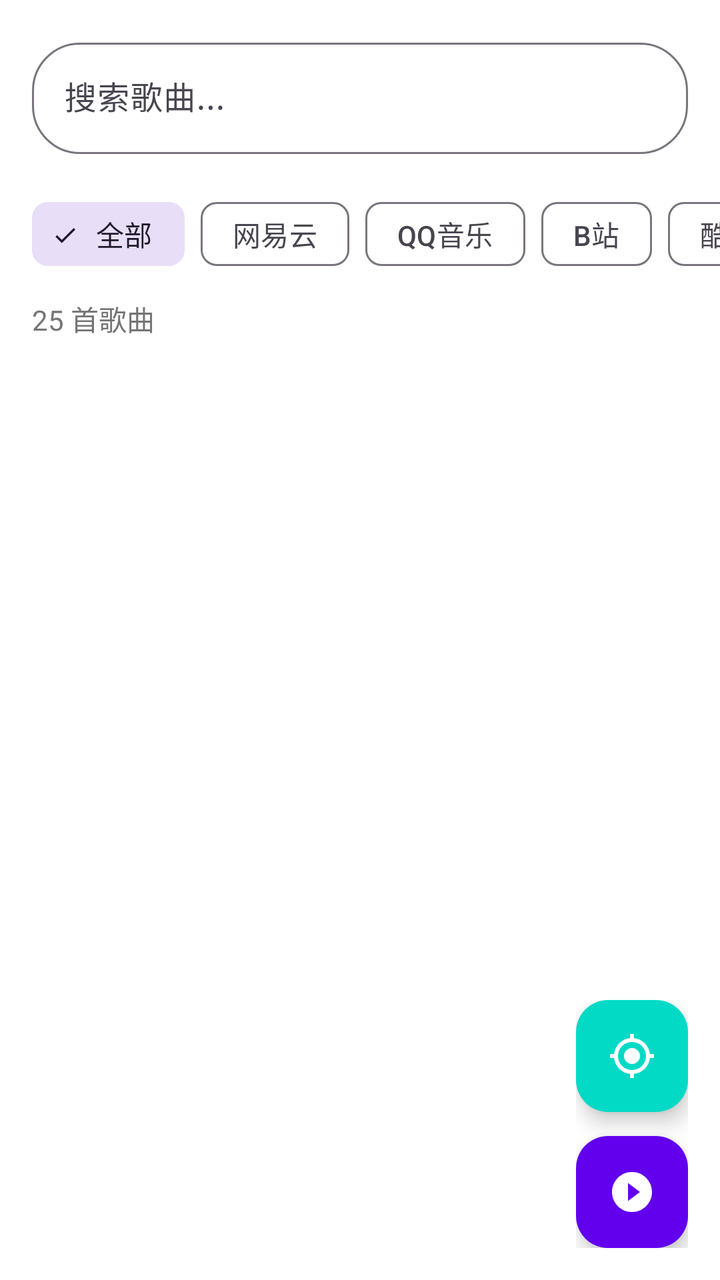
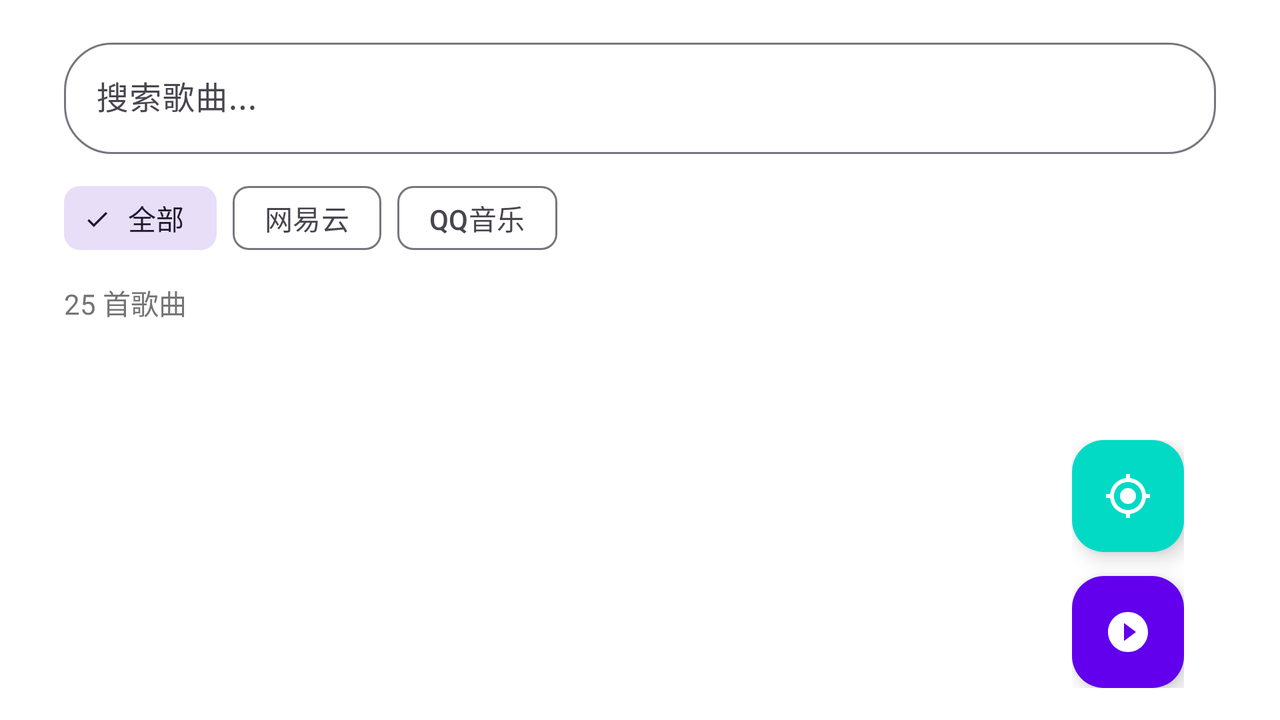

First picture: res/layout/ on a phone held upright. Second picture: the repository's own variant of that layout, on a device whose configuration matches the variant's folder. Source for both follows.
<!-- AndroidManifest.xml: application theme Theme.MusicHub -->
<!-- res/layout/fragment_library.xml -->
<?xml version="1.0" encoding="utf-8"?>
<androidx.coordinatorlayout.widget.CoordinatorLayout xmlns:android="http://schemas.android.com/apk/res/android"
    xmlns:app="http://schemas.android.com/apk/res-auto"
    xmlns:tools="http://schemas.android.com/tools"
    android:layout_width="match_parent"
    android:layout_height="match_parent">

    <LinearLayout
        android:layout_width="match_parent"
        android:layout_height="match_parent"
        android:orientation="vertical">

        
        <com.google.android.material.textfield.TextInputLayout
            android:layout_width="match_parent"
            android:layout_height="wrap_content"
            android:layout_margin="16dp"
            style="@style/Widget.Material3.TextInputLayout.OutlinedBox"
            app:startIconDrawable="@drawable/ic_search"
            app:boxCornerRadiusTopStart="24dp"
            app:boxCornerRadiusTopEnd="24dp"
            app:boxCornerRadiusBottomStart="24dp"
            app:boxCornerRadiusBottomEnd="24dp">

            <com.google.android.material.textfield.TextInputEditText
                android:id="@+id/etSearch"
                android:layout_width="match_parent"
                android:layout_height="wrap_content"
                android:hint="@string/search_songs_cn"
                android:inputType="text"
                android:maxLines="1" />

        </com.google.android.material.textfield.TextInputLayout>

        
        <HorizontalScrollView
            android:layout_width="match_parent"
            android:layout_height="wrap_content"
            android:paddingStart="16dp"
            android:paddingEnd="16dp"
            android:clipToPadding="false"
            android:scrollbars="none">

            <com.google.android.material.chip.ChipGroup
                android:id="@+id/chipGroupFilter"
                android:layout_width="wrap_content"
                android:layout_height="wrap_content"
                app:singleSelection="true">

                <com.google.android.material.chip.Chip
                    android:id="@+id/chipAll"
                    android:layout_width="wrap_content"
                    android:layout_height="wrap_content"
                    android:text="全部"
                    style="@style/Widget.Material3.Chip.Filter"
                    android:checked="true" />

                <com.google.android.material.chip.Chip
                    android:id="@+id/chipNetease"
                    android:layout_width="wrap_content"
                    android:layout_height="wrap_content"
                    android:text="@string/platform_netease_cn"
                    style="@style/Widget.Material3.Chip.Filter" />

                <com.google.android.material.chip.Chip
                    android:id="@+id/chipQQMusic"
                    android:layout_width="wrap_content"
                    android:layout_height="wrap_content"
                    android:text="@string/platform_qqmusic_cn"
                    style="@style/Widget.Material3.Chip.Filter" />

                <com.google.android.material.chip.Chip
                    android:id="@+id/chipBilibili"
                    android:layout_width="wrap_content"
                    android:layout_height="wrap_content"
                    android:text="@string/platform_bilibili_cn"
                    style="@style/Widget.Material3.Chip.Filter" />

                <com.google.android.material.chip.Chip
                    android:id="@+id/chipKugou"
                    android:layout_width="wrap_content"
                    android:layout_height="wrap_content"
                    android:text="@string/platform_kugou_cn"
                    style="@style/Widget.Material3.Chip.Filter" />

            </com.google.android.material.chip.ChipGroup>

        </HorizontalScrollView>

        
        <TextView
            android:id="@+id/tvSongCount"
            android:layout_width="wrap_content"
            android:layout_height="wrap_content"
            android:layout_marginStart="16dp"
            android:layout_marginTop="8dp"
            android:layout_marginBottom="8dp"
            android:textColor="@color/text_secondary"
            android:textSize="14sp"
            tools:text="25 首歌曲" />

        
        <androidx.recyclerview.widget.RecyclerView
            android:id="@+id/rvSongs"
            android:layout_width="match_parent"
            android:layout_height="0dp"
            android:layout_weight="1"
            tools:listitem="@layout/item_song" />

        
        <LinearLayout
            android:id="@+id/emptyState"
            android:layout_width="match_parent"
            android:layout_height="0dp"
            android:layout_weight="1"
            android:orientation="vertical"
            android:gravity="center"
            android:visibility="gone">

            <ImageView
                android:layout_width="96dp"
                android:layout_height="96dp"
                android:src="@drawable/ic_music_note"
                android:alpha="0.3"
                android:contentDescription="@null" />

            <TextView
                android:layout_width="wrap_content"
                android:layout_height="wrap_content"
                android:text="@string/no_songs_cn"
                android:textSize="16sp"
                android:textColor="@color/text_hint"
                android:layout_marginTop="16dp" />

            <com.google.android.material.button.MaterialButton
                android:id="@+id/btnAddFirstSong"
                android:layout_width="wrap_content"
                android:layout_height="wrap_content"
                android:text="@string/add_song_cn"
                android:layout_marginTop="16dp" />

        </LinearLayout>

    </LinearLayout>

    
    <LinearLayout
        android:layout_width="wrap_content"
        android:layout_height="wrap_content"
        android:layout_gravity="bottom|end"
        android:layout_marginEnd="16dp"
        android:layout_marginBottom="16dp"
        android:orientation="vertical"
        android:gravity="center_horizontal">

        
        <com.google.android.material.floatingactionbutton.FloatingActionButton
            android:id="@+id/fabLocate"
            android:layout_width="wrap_content"
            android:layout_height="wrap_content"
            android:layout_marginBottom="12dp"
            android:src="@drawable/ic_locate"
            app:fabSize="mini"
            app:backgroundTint="@color/secondary"
            app:tint="@android:color/white"
            android:contentDescription="@string/locate_current_song" />

        
        <com.google.android.material.floatingactionbutton.FloatingActionButton
            android:id="@+id/fabPlayAll"
            android:layout_width="wrap_content"
            android:layout_height="wrap_content"
            android:src="@drawable/ic_play_circle"
            app:backgroundTint="@color/primary"
            app:tint="@android:color/white"
            android:contentDescription="@string/play_all" />

    </LinearLayout>

</androidx.coordinatorlayout.widget.CoordinatorLayout>
<!-- resources referenced by this layout -->
<resources>
  <color name="primary">#6200EE</color>
  <color name="secondary">#03DAC6</color>
  <color name="text_hint">#9E9E9E</color>
  <color name="text_secondary">#757575</color>
  <!-- drawable ic_locate (drawable) -->
  <vector xmlns:android="http://schemas.android.com/apk/res/android"
      android:width="24dp"
      android:height="24dp"
      android:viewportWidth="24"
      android:viewportHeight="24">
      <path
          android:fillColor="#FF000000"
          android:pathData="M12,8c-2.21,0 -4,1.79 -4,4s1.79,4 4,4 4,-1.79 4,-4 -1.79,-4 -4,-4zM20.94,11c-0.46,-4.17 -3.77,-7.48 -7.94,-7.94V1h-2v2.06C6.83,3.52 3.52,6.83 3.06,11H1v2h2.06c0.46,4.17 3.77,7.48 7.94,7.94V23h2v-2.06c4.17,-0.46 7.48,-3.77 7.94,-7.94H23v-2h-2.06zM12,19c-3.87,0 -7,-3.13 -7,-7s3.13,-7 7,-7 7,3.13 7,7 -3.13,7 -7,7z"/>
  </vector>
  <!-- drawable ic_music_note (drawable) -->
  <?xml version="1.0" encoding="utf-8"?>
  <vector xmlns:android="http://schemas.android.com/apk/res/android"
      android:width="24dp"
      android:height="24dp"
      android:viewportWidth="24"
      android:viewportHeight="24">
      <path
          android:fillColor="#FF000000"
          android:pathData="M12,3v10.55c-0.59,-0.34 -1.27,-0.55 -2,-0.55c-2.21,0 -4,1.79 -4,4s1.79,4 4,4s4,-1.79 4,-4V7h4V3H12z"/>
  </vector>
  <!-- drawable ic_play_circle (drawable) -->
  <?xml version="1.0" encoding="utf-8"?>
  <vector xmlns:android="http://schemas.android.com/apk/res/android"
      android:width="24dp"
      android:height="24dp"
      android:viewportWidth="24"
      android:viewportHeight="24">
      <path
          android:fillColor="#FF000000"
          android:pathData="M12,2C6.48,2 2,6.48 2,12s4.48,10 10,10 10,-4.48 10,-10S17.52,2 12,2zM10,16.5v-9l6,4.5 -6,4.5z"/>
  </vector>
  <string name="add_song_cn">添加歌曲</string>
  <string name="locate_current_song">定位当前歌曲</string>
  <string name="no_songs_cn">曲库为空</string>
  <string name="platform_bilibili_cn">B站</string>
  <string name="platform_kugou_cn">酷狗</string>
  <string name="platform_netease_cn">网易云</string>
  <string name="platform_qqmusic_cn">QQ音乐</string>
  <string name="play_all">Play All</string>
  <string name="search_songs_cn">搜索歌曲...</string>
  <style name="Theme.MusicHub" parent="Theme.Material3.Light.NoActionBar">
          
          <item name="colorPrimary">@color/primary</item>
          <item name="colorPrimaryVariant">@color/primary_dark</item>
          <item name="colorOnPrimary">@android:color/white</item>
  
          
          <item name="colorSecondary">@color/secondary</item>
          <item name="colorSecondaryVariant">@color/secondary_variant</item>
          <item name="colorOnSecondary">@android:color/black</item>
  
          
          <item name="android:colorBackground">@color/background</item>
          <item name="colorSurface">@color/surface</item>
          <item name="colorOnSurface">@color/text_primary</item>
  
          
          <item name="android:statusBarColor">@color/primary_dark</item>
          <item name="android:navigationBarColor">@color/background</item>
  
          
          <item name="android:windowBackground">@color/background</item>
      </style>
  <color name="primary_dark">#3700B3</color>
  <color name="secondary_variant">#018786</color>
  <color name="background">#FFFFFF</color>
  <color name="surface">#FFFFFF</color>
  <color name="text_primary">#212121</color>
</resources>
<!-- res/layout-land/fragment_library.xml (the repository's variant of the layout above) -->
<!-- drawn on the phone turned sideways -->
<?xml version="1.0" encoding="utf-8"?>
<androidx.coordinatorlayout.widget.CoordinatorLayout xmlns:android="http://schemas.android.com/apk/res/android"
    xmlns:app="http://schemas.android.com/apk/res-auto"
    xmlns:tools="http://schemas.android.com/tools"
    android:layout_width="match_parent"
    android:layout_height="match_parent"
    android:fitsSystemWindows="false">

    <LinearLayout
        android:layout_width="match_parent"
        android:layout_height="match_parent"
        android:orientation="vertical"
        android:paddingStart="32dp"
        android:paddingEnd="32dp">

        <com.google.android.material.textfield.TextInputLayout
            android:layout_width="match_parent"
            android:layout_height="wrap_content"
            android:layout_marginTop="16dp"
            android:layout_marginBottom="8dp"
            style="@style/Widget.Material3.TextInputLayout.OutlinedBox"
            app:startIconDrawable="@drawable/ic_search"
            app:boxCornerRadiusTopStart="24dp"
            app:boxCornerRadiusTopEnd="24dp"
            app:boxCornerRadiusBottomStart="24dp"
            app:boxCornerRadiusBottomEnd="24dp">

            <com.google.android.material.textfield.TextInputEditText
                android:id="@+id/etSearch"
                android:layout_width="match_parent"
                android:layout_height="wrap_content"
                android:hint="@string/search_songs_cn"
                android:inputType="text"
                android:maxLines="1" />

        </com.google.android.material.textfield.TextInputLayout>

        <HorizontalScrollView
            android:layout_width="match_parent"
            android:layout_height="wrap_content"
            android:scrollbars="none">

            <com.google.android.material.chip.ChipGroup
                android:id="@+id/chipGroupFilter"
                android:layout_width="wrap_content"
                android:layout_height="wrap_content"
                app:singleSelection="true">

                <com.google.android.material.chip.Chip
                    android:id="@+id/chipAll"
                    android:layout_width="wrap_content"
                    android:layout_height="wrap_content"
                    android:text="全部"
                    style="@style/Widget.Material3.Chip.Filter"
                    android:checked="true" />

                <com.google.android.material.chip.Chip
                    android:id="@+id/chipNetease"
                    android:layout_width="wrap_content"
                    android:layout_height="wrap_content"
                    android:text="@string/platform_netease_cn"
                    style="@style/Widget.Material3.Chip.Filter" />

                <com.google.android.material.chip.Chip
                    android:id="@+id/chipQQMusic"
                    android:layout_width="wrap_content"
                    android:layout_height="wrap_content"
                    android:text="@string/platform_qqmusic_cn"
                    style="@style/Widget.Material3.Chip.Filter" />

            </com.google.android.material.chip.ChipGroup>

        </HorizontalScrollView>

        <TextView
            android:id="@+id/tvSongCount"
            android:layout_width="wrap_content"
            android:layout_height="wrap_content"
            android:layout_marginTop="8dp"
            android:layout_marginBottom="8dp"
            android:textColor="@color/text_secondary"
            android:textSize="14sp"
            tools:text="25 首歌曲" />

        <androidx.recyclerview.widget.RecyclerView
            android:id="@+id/rvSongs"
            android:layout_width="match_parent"
            android:layout_height="0dp"
            android:layout_weight="1"
            tools:listitem="@layout/item_song" />

        <LinearLayout
            android:id="@+id/emptyState"
            android:layout_width="match_parent"
            android:layout_height="0dp"
            android:layout_weight="1"
            android:orientation="vertical"
            android:gravity="center"
            android:visibility="gone">

            <ImageView
                android:layout_width="96dp"
                android:layout_height="96dp"
                android:src="@drawable/ic_music_note"
                android:alpha="0.3"
                android:contentDescription="@null" />

            <TextView
                android:layout_width="wrap_content"
                android:layout_height="wrap_content"
                android:text="@string/no_songs_cn"
                android:textSize="16sp"
                android:textColor="@color/text_hint"
                android:layout_marginTop="16dp" />

            <com.google.android.material.button.MaterialButton
                android:id="@+id/btnAddFirstSong"
                android:layout_width="wrap_content"
                android:layout_height="wrap_content"
                android:text="@string/add_song_cn"
                android:layout_marginTop="16dp" />

        </LinearLayout>

    </LinearLayout>

    <LinearLayout
        android:layout_width="wrap_content"
        android:layout_height="wrap_content"
        android:layout_gravity="bottom|end"
        android:layout_marginEnd="48dp"
        android:layout_marginBottom="16dp"
        android:orientation="vertical"
        android:gravity="center_horizontal">

        <com.google.android.material.floatingactionbutton.FloatingActionButton
            android:id="@+id/fabLocate"
            android:layout_width="wrap_content"
            android:layout_height="wrap_content"
            android:layout_marginBottom="12dp"
            android:src="@drawable/ic_locate"
            app:fabSize="mini"
            app:backgroundTint="@color/secondary"
            app:tint="@android:color/white"
            android:contentDescription="@string/locate_current_song" />

        <com.google.android.material.floatingactionbutton.FloatingActionButton
            android:id="@+id/fabPlayAll"
            android:layout_width="wrap_content"
            android:layout_height="wrap_content"
            android:src="@drawable/ic_play_circle"
            app:backgroundTint="@color/primary"
            app:tint="@android:color/white"
            android:contentDescription="@string/play_all" />

    </LinearLayout>

</androidx.coordinatorlayout.widget.CoordinatorLayout>
<!-- resources referenced by the variant -->
<!-- as the phone turned sideways resolves them -->
<resources>
  <color name="primary">#6200EE</color>
  <color name="secondary">#03DAC6</color>
  <color name="text_hint">#9E9E9E</color>
  <color name="text_secondary">#757575</color>
  <!-- drawable ic_locate (drawable) -->
  <vector xmlns:android="http://schemas.android.com/apk/res/android"
      android:width="24dp"
      android:height="24dp"
      android:viewportWidth="24"
      android:viewportHeight="24">
      <path
          android:fillColor="#FF000000"
          android:pathData="M12,8c-2.21,0 -4,1.79 -4,4s1.79,4 4,4 4,-1.79 4,-4 -1.79,-4 -4,-4zM20.94,11c-0.46,-4.17 -3.77,-7.48 -7.94,-7.94V1h-2v2.06C6.83,3.52 3.52,6.83 3.06,11H1v2h2.06c0.46,4.17 3.77,7.48 7.94,7.94V23h2v-2.06c4.17,-0.46 7.48,-3.77 7.94,-7.94H23v-2h-2.06zM12,19c-3.87,0 -7,-3.13 -7,-7s3.13,-7 7,-7 7,3.13 7,7 -3.13,7 -7,7z"/>
  </vector>
  <!-- drawable ic_music_note (drawable) -->
  <?xml version="1.0" encoding="utf-8"?>
  <vector xmlns:android="http://schemas.android.com/apk/res/android"
      android:width="24dp"
      android:height="24dp"
      android:viewportWidth="24"
      android:viewportHeight="24">
      <path
          android:fillColor="#FF000000"
          android:pathData="M12,3v10.55c-0.59,-0.34 -1.27,-0.55 -2,-0.55c-2.21,0 -4,1.79 -4,4s1.79,4 4,4s4,-1.79 4,-4V7h4V3H12z"/>
  </vector>
  <!-- drawable ic_play_circle (drawable) -->
  <?xml version="1.0" encoding="utf-8"?>
  <vector xmlns:android="http://schemas.android.com/apk/res/android"
      android:width="24dp"
      android:height="24dp"
      android:viewportWidth="24"
      android:viewportHeight="24">
      <path
          android:fillColor="#FF000000"
          android:pathData="M12,2C6.48,2 2,6.48 2,12s4.48,10 10,10 10,-4.48 10,-10S17.52,2 12,2zM10,16.5v-9l6,4.5 -6,4.5z"/>
  </vector>
  <string name="add_song_cn">添加歌曲</string>
  <string name="locate_current_song">定位当前歌曲</string>
  <string name="no_songs_cn">曲库为空</string>
  <string name="platform_netease_cn">网易云</string>
  <string name="platform_qqmusic_cn">QQ音乐</string>
  <string name="play_all">Play All</string>
  <string name="search_songs_cn">搜索歌曲...</string>
  <style name="Theme.MusicHub" parent="Theme.Material3.Light.NoActionBar">
          
          <item name="colorPrimary">@color/primary</item>
          <item name="colorPrimaryVariant">@color/primary_dark</item>
          <item name="colorOnPrimary">@android:color/white</item>
  
          
          <item name="colorSecondary">@color/secondary</item>
          <item name="colorSecondaryVariant">@color/secondary_variant</item>
          <item name="colorOnSecondary">@android:color/black</item>
  
          
          <item name="android:colorBackground">@color/background</item>
          <item name="colorSurface">@color/surface</item>
          <item name="colorOnSurface">@color/text_primary</item>
  
          
          <item name="android:statusBarColor">@color/primary_dark</item>
          <item name="android:navigationBarColor">@color/background</item>
  
          
          <item name="android:windowBackground">@color/background</item>
      </style>
  <color name="primary_dark">#3700B3</color>
  <color name="secondary_variant">#018786</color>
  <color name="background">#FFFFFF</color>
  <color name="surface">#FFFFFF</color>
  <color name="text_primary">#212121</color>
</resources>
